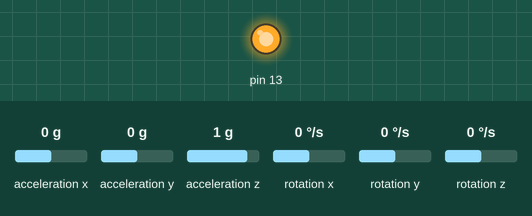
Bench run of a sketch on a simulated Arduino Uno, built with avr-gcc and run on an emulated ATmega328P. On the bench: output pins drawn as LEDs (lit = HIGH). Wiring (inferred from the names in the program): MPU-9250 motion sensor at I2C address 0x68. The test bench sets the inputs (shaded band); at power-on: acceleration x 0 g, acceleration y 0 g, acceleration z 1 g, rotation x 0 °/s, rotation y 0 °/s, rotation z 0 °/s. What the sketch prints to the serial monitor is not drawn.

Above: at 0.1 s.
Timing chart, 0 to 1.6 s (numbered marks = the images above):
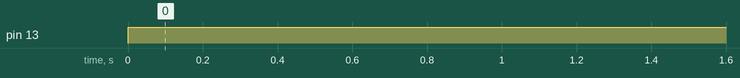

Measured:
- by itself, pin 13: LOW → HIGH at 0.00 s

The sketch:

main.ino
```cpp
#pragma once
#include "main_arduino.hpp"

int main(void)
{
  init();
  main_setup();

  while(true)
  {
    main_loop();
  }
}
```

imu.cpp
```cpp
#pragma once
#include "imu.hpp"

namespace IMU{

Axes GetGyroSignals(void)
{
  //  The Gyro Output is a 16 bit value transmitted as two 8 bit values
  //  Concatonate two 8 bit values to get the 16 bit value.
  Wire.beginTransmission(I2C_ADD);
  Wire.write(GYRO_XOUT_H);
  Wire.endTransmission();
  Wire.requestFrom(I2C_ADD, 6);
  GyroX = Wire.read() << 8 | Wire.read();
  GyroY = Wire.read() << 8 | Wire.read();
  GyroZ = Wire.read() << 8 | Wire.read();

  // GyroOut is in the form GyroOut = Sensitivity*AngularRate.
  Axes gyro;
  gyro.x = static_cast<float>(GyroX) / 65.5;
  gyro.y = static_cast<float>(GyroY) / 65.5;
  gyro.z = static_cast<float>(GyroZ) / 65.5;
  return gyro;
}


Axes GetAccSignals(void)
{
  //  The Gyro Output is a 16 bit value transmitted as two 8 bit values
  //  Concatonate two 8 bit values to get the 16 bit value.

  Axes acc;
  Wire.beginTransmission(I2C_ADD);
  Wire.write(ACCEL_XOUT_H);
  Wire.endTransmission();
  Wire.requestFrom(I2C_ADD, 6);
  acc.x = (float)(Wire.read() << 8 | Wire.read()) / 4096.0;
  acc.y = (float)(Wire.read() << 8 | Wire.read()) / 4096.0;
  acc.z = (float)(Wire.read() << 8 | Wire.read()) / 4096.0;
  return acc;
}

void InitImu(void)
{
  // Calibration: store or read from EEPROM
  int cal_addr = 0;
  ImuCal target;
  EEPROM.get(cal_addr, target);

  // If no values are stored, write new calibrations to EEPROM else read stored values.
  if (isnan(target.accCal.x))
  {
    Serial.println(F("Calibration values in EEPROM address 0 is nan"));
    CalibrateImu();
  }
  else
  {
    Recalibrate();
    ReadCalibration();
  }
}


void ReadCalibration(void)
{
  Serial.println(F("Reading stored cals from EEPROM."));
  EEPROM.get(0, calibrations);
  delay(3000);
}


void Recalibrate(void)
{
  Serial.println(F("Enter Y to recalibrate Gyro and Accelerometer:"));
  while (millis() < 5000)
  {
    if (Serial.available() )
    {
    int serinput = Serial.read();
    Serial.println((char)serinput);
      if ((char)serinput == 'Y')
      {
        CalibrateImu();
        break;
      }
    }
  }
}


void CalibrateImu(void)
{
  // Choose Low-Pass filter with a cutoff of 10Hz.
  Wire.beginTransmission(I2C_ADD);
  Wire.write(CONFIG);
  Wire.write(DLFP_CONFIG_10HZ);
  Wire.endTransmission();

  // Choose LSB Sensititivity of the gyroscope 65.5 LSB/deg/s.
  Wire.beginTransmission(I2C_ADD);
  Wire.write(GYRO_CONFIG);
  Wire.write(GYRO_FS_SEL);
  Wire.endTransmission();

  // Choose LSB Sensititivity of the accelerometer 4096 LSB/deg/s.
  Wire.beginTransmission(I2C_ADD);
  Wire.write(ACCEL_CONFIG);
  Wire.write(ACCEL_FS_SEL);
  Wire.endTransmission();

  // GyroScope Calibration
  // Take measurements for RateCalTime(ms) and average the measurements to obtain calibration values
  Serial.println(F("Calibrating IMU ..."));
  ImuCal cals{0};

  for (RateCalTime = 0; RateCalTime < 10000; RateCalTime++)
  {
    Axes gyrosig = IMU::GetGyroSignals();

    calibrations.gyroCal.x = calibrations.gyroCal.x + gyrosig.x;
    calibrations.gyroCal.y = calibrations.gyroCal.y + gyrosig.y;
    calibrations.gyroCal.z = calibrations.gyroCal.z + gyrosig.z;
    delay(1);
  }
  calibrations.gyroCal.x /= 10000;
  calibrations.gyroCal.y /= 10000;
  calibrations.gyroCal.z /= 10000;

  calibrations.accCal.x = 0.09;
  calibrations.accCal.y = 0.051;
  calibrations.accCal.z = 0.03;
  Serial.println(F("Calibration finished."));
}


Axes GetGyroAngles(void)
{
  gyrorateForAngles = IMU::GetGyroSignals();
  gyrorateForAngles.x = gyrorateForAngles.x - calibrations.gyroCal.x;
  gyrorateForAngles.y = gyrorateForAngles.y - calibrations.gyroCal.y;
  gyrorateForAngles.z = gyrorateForAngles.z - calibrations.gyroCal.z;
  gyroTheta.x = (gyroTheta.x + gyrorateForAngles.x*0.004);
  gyroTheta.y = (gyroTheta.y + gyrorateForAngles.y*0.004);
  gyroTheta.z = (gyroTheta.z + gyrorateForAngles.z*0.004);
  return gyroTheta;
}


Axes GetAccAngles(void)
{
  accForAngles = IMU::GetAccSignals();
  accForAngles.x = accForAngles.x - calibrations.accCal.x;
  accForAngles.y = accForAngles.y - calibrations.accCal.y;
  accForAngles.z = accForAngles.z - calibrations.accCal.z;
  accTheta.x =  atan(accForAngles.y / sqrt(accForAngles.x*accForAngles.x+accForAngles.z*accForAngles.z)) * 1/(3.142/180);
  accTheta.y = -atan(accForAngles.x / sqrt(accForAngles.y*accForAngles.y+accForAngles.z*accForAngles.z)) * 1/(3.142/180);
  //accTheta.z = 0.0;
  return accTheta;
}


// Complementary filter
Axes ComplFilter(Axes acc_meas, Axes gyr_meas, float filter_gain)
{
  filteredVal.x = filter_gain*gyr_meas.x + (1-filter_gain)*acc_meas.x;
  filteredVal.y = filter_gain*gyr_meas.y + (1-filter_gain)*acc_meas.y;
  filteredVal.z = filter_gain*gyr_meas.z + (1-filter_gain)*acc_meas.z;
  return filteredVal;
}
}
// TO-DO: Use Kalman filter instead
```

imu.hpp
```cpp
#pragma once
#include "mpu6500.h"
#include "Arduino.h"
#include "EEPROM.h"


namespace IMU
{
  static int16_t GyroX, GyroY, GyroZ;
  static int16_t RateCalTime;

  struct Axes
  {
    float x, y, z;
  };

  struct ImuCal
  {
    Axes gyroCal;
    Axes accCal;
  };

  static ImuCal calibrations{0};

  static Axes gyroTheta{0};
  static Axes accTheta{0};
  static Axes gyrorateForAngles{0};
  static Axes accForAngles{0};
  static Axes filteredVal{0};


  Axes GetGyroSignals(void);
  Axes GetAccSignals(void);
  extern void InitImu(void);

  void CalibrateImu(void);
  void ReadCalibration(void);
  void Recalibrate(void);

  extern Axes GetGyroAngles(void);
  extern Axes GetAccAngles(void);
  extern Axes ComplFilter(Axes acc_meas, Axes gyr_meas, float filter_gain);
}
```

main_arduino.cpp
```cpp
#pragma once
#include "main_arduino.hpp"


const unsigned long BaudRate{57600};
const uint32_t ArdClock{400000};


void main_setup(void)
{
  Serial.begin(BaudRate);

  Serial.println("");
  Serial.println("Settting up Arduino ...");
  pinMode(13, OUTPUT);
  digitalWrite(13, HIGH);
  Wire.setClock(ArdClock);
  Wire.begin();
  delay(100);

  // Select Clock Source
  Wire.beginTransmission(I2C_ADD);
  Wire.write(PWR_MGMT_1);
  Wire.write(CLKSEL_20MHZ);
  Wire.endTransmission();

  IMU::InitImu();
}

  // TO_DO: Force calibration with long-press reset button


void main_loop(void)
{
  IMU::Axes angles1 = IMU::GetAccAngles();
  IMU::Axes angles2 = IMU::GetGyroAngles();
  IMU::Axes angles = IMU::ComplFilter(angles1, angles2, 0.04);
  Serial.print(F(" Acc_angle_Roll= "));
  Serial.print(angles.x);
  Serial.print(F(" Acc_angle_Pitch= "));
  Serial.println(angles.y);
}
```

main_arduino.hpp
```cpp
#pragma once
#include "Arduino.h"
#include "mpu6500.h"
#include "imu.hpp"


// Arduino setup() and loop() will be defined here in the future
void main_setup(void);
void main_loop(void);
```

mpu6500.h
```cpp
// Register Map Source: https://invensense.tdk.com/wp-content/uploads/2015/02/MPU-6500-Register-Map2.pdf

#ifndef _MPU6500_H_
#define _MPU6500_H_

#define I2C_ADD               0x68
#define PWR_MGMT_1            0x6B
#define CLKSEL_20MHZ          0x00
#define CONFIG                0x1A
#define DLFP_CONFIG_10HZ      0x05
#define GYRO_CONFIG           0x1B
#define GYRO_FS_SEL           0x08  // ±500dps
#define GYRO_XOUT_H           0x43
//#define GYRO_XOFFSET_H        0x13
#define ACCEL_CONFIG          0x1C
#define ACCEL_FS_SEL          0x10  //
#define ACCEL_XOUT_H          0x3B


#endif

#include <Wire.h>
```
